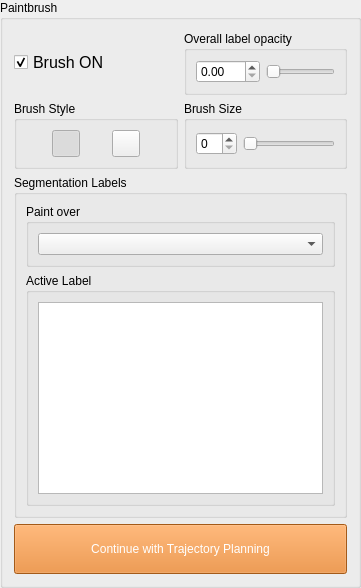
    <widget class="QGroupBox" name="groupBox_paintbrush_3d">
     <property name="title">
      <string>Paintbrush</string>
     </property>
     <layout class="QGridLayout" name="gridLayout_18" columnstretch="1,1">
      <item row="1" column="0">
       <widget class="QGroupBox" name="groupBox_14">
        <property name="title">
         <string>Brush Style</string>
        </property>
        <layout class="QGridLayout" name="gridLayout_12">
         <item row="0" column="0">
          <widget class="QToolButton" name="paint_square">
           <property name="toolTip">
            <string>Use a square brush.</string>
           </property>
           <property name="text">
            <string/>
           </property>
           <property name="icon">
            <iconset>
             <normaloff>Icons/mri/square.png</normaloff>Icons/mri/square.png</iconset>
           </property>
           <property name="iconSize">
            <size>
             <width>20</width>
             <height>20</height>
            </size>
           </property>
           <property name="checkable">
            <bool>true</bool>
           </property>
           <property name="checked">
            <bool>true</bool>
           </property>
           <property name="autoExclusive">
            <bool>false</bool>
           </property>
          </widget>
         </item>
         <item row="0" column="1">
          <widget class="QToolButton" name="paint_round">
           <property name="enabled">
            <bool>true</bool>
           </property>
           <property name="toolTip">
            <string>Use a round brush.</string>
           </property>
           <property name="text">
            <string/>
           </property>
           <property name="icon">
            <iconset>
             <normaloff>Icons/mri/circle.png</normaloff>Icons/mri/circle.png</iconset>
           </property>
           <property name="iconSize">
            <size>
             <width>20</width>
             <height>20</height>
            </size>
           </property>
           <property name="checkable">
            <bool>true</bool>
           </property>
           <property name="autoExclusive">
            <bool>false</bool>
           </property>
          </widget>
         </item>
        </layout>
       </widget>
      </item>
      <item row="0" column="1">
       <widget class="QGroupBox" name="groupBox_20">
        <property name="title">
         <string>Overall label opacity</string>
        </property>
        <layout class="QGridLayout" name="gridLayout_16">
         <item row="0" column="0">
          <widget class="QDoubleSpinBox" name="doubleSpinBox_labelOcc3d">
           <property name="maximumSize">
            <size>
             <width>16777215</width>
             <height>30</height>
            </size>
           </property>
           <property name="toolTip">
            <string>Opacity of the segmentation label overlay (0 = invisible, 1 = fully opaque); linked to the slider below.</string>
           </property>
           <property name="frame">
            <bool>true</bool>
           </property>
           <property name="buttonSymbols">
            <enum>QAbstractSpinBox::UpDownArrows</enum>
           </property>
           <property name="maximum">
            <double>105.000000000000000</double>
           </property>
           <property name="singleStep">
            <double>0.050000000000000</double>
           </property>
          </widget>
         </item>
         <item row="0" column="1">
          <widget class="QSlider" name="sizeSlider_labelOcc3d">
           <property name="toolTip">
            <string>Drag to adjust the segmentation label overlay's opacity; linked to the spin box above.</string>
           </property>
           <property name="maximum">
            <number>600</number>
           </property>
           <property name="singleStep">
            <number>1</number>
           </property>
           <property name="pageStep">
            <number>1</number>
           </property>
           <property name="value">
            <number>0</number>
           </property>
           <property name="orientation">
            <enum>Qt::Horizontal</enum>
           </property>
          </widget>
         </item>
        </layout>
       </widget>
      </item>
      <item row="4" column="0" colspan="2">
       <widget class="QPushButton" name="pushButton_paint_done">
        <property name="minimumSize">
         <size>
          <width>0</width>
          <height>50</height>
         </size>
        </property>
        <property name="toolTip">
         <string>Finish painting and continue on to trajectory planning.</string>
        </property>
        <property name="styleSheet">
         <string notr="true"> QPushButton { background-color: #e67e22; color: white; } QPushButton:disabled { background-color: #a9713f; color: #cccccc; }</string>
        </property>
        <property name="text">
         <string>Continue with Trajectory Planning</string>
        </property>
       </widget>
      </item>
      <item row="1" column="1">
       <widget class="QGroupBox" name="groupBox_15">
        <property name="title">
         <string>Brush Size</string>
        </property>
        <layout class="QGridLayout" name="gridLayout_13">
         <item row="0" column="0">
          <widget class="QDoubleSpinBox" name="brush_size3d">
           <property name="maximumSize">
            <size>
             <width>16777215</width>
             <height>30</height>
            </size>
           </property>
           <property name="toolTip">
            <string>Diameter of the paintbrush, in pixels; linked to the slider below.</string>
           </property>
           <property name="wrapping">
            <bool>false</bool>
           </property>
           <property name="frame">
            <bool>true</bool>
           </property>
           <property name="buttonSymbols">
            <enum>QAbstractSpinBox::UpDownArrows</enum>
           </property>
           <property name="decimals">
            <number>0</number>
           </property>
           <property name="maximum">
            <double>40.000000000000000</double>
           </property>
           <property name="singleStep">
            <double>1.000000000000000</double>
           </property>
          </widget>
         </item>
         <item row="0" column="1">
          <widget class="QSlider" name="brush_sizeSlider3d">
           <property name="toolTip">
            <string>Drag to adjust the paintbrush diameter; linked to the spin box above.</string>
           </property>
           <property name="maximum">
            <number>600</number>
           </property>
           <property name="singleStep">
            <number>1</number>
           </property>
           <property name="pageStep">
            <number>1</number>
           </property>
           <property name="value">
            <number>0</number>
           </property>
           <property name="orientation">
            <enum>Qt::Horizontal</enum>
           </property>
          </widget>
         </item>
        </layout>
       </widget>
      </item>
      <item row="0" column="0">
       <widget class="QCheckBox" name="checkBox_Brush">
        <property name="enabled">
         <bool>true</bool>
        </property>
        <property name="maximumSize">
         <size>
          <width>16777215</width>
          <height>16777215</height>
         </size>
        </property>
        <property name="font">
         <font>
          <pointsize>12</pointsize>
          <bold>false</bold>
         </font>
        </property>
        <property name="text">
         <string>Brush ON</string>
        </property>
        <property name="iconSize">
         <size>
          <width>16</width>
          <height>16</height>
         </size>
        </property>
        <property name="checked">
         <bool>true</bool>
        </property>
       </widget>
      </item>
      <item row="3" column="0" colspan="2">
       <widget class="QGroupBox" name="groupBox_18">
        <property name="maximumSize">
         <size>
          <width>16777215</width>
          <height>16777215</height>
         </size>
        </property>
        <property name="title">
         <string>Segmentation Labels</string>
        </property>
        <layout class="QGridLayout" name="gridLayout_10">
         <item row="0" column="0">
          <widget class="QGroupBox" name="groupBox_19">
           <property name="title">
            <string>Paint over</string>
           </property>
           <layout class="QGridLayout" name="gridLayout_11">
            <item row="0" column="0">
             <widget class="QComboBox" name="comboBox_paintOver">
              <property name="toolTip">
               <string>Restrict new brush strokes to only overwrite pixels currently assigned to this label (or paint over all/none).</string>
              </property>
             </widget>
            </item>
           </layout>
          </widget>
         </item>
         <item row="1" column="0">
          <widget class="QGroupBox" name="groupBox_50">
           <property name="title">
            <string>Active Label</string>
           </property>
           <layout class="QGridLayout" name="gridLayout_15">
            <item row="0" column="0">
             <widget class="QTableWidget" name="tableWidget_labels3D">
              <property name="verticalScrollBarPolicy">
               <enum>Qt::ScrollBarAsNeeded</enum>
              </property>
              <property name="horizontalScrollBarPolicy">
               <enum>Qt::ScrollBarAsNeeded</enum>
              </property>
              <property name="sizeAdjustPolicy">
               <enum>QAbstractScrollArea::AdjustIgnored</enum>
              </property>
              <property name="selectionBehavior">
               <enum>QAbstractItemView::SelectRows</enum>
              </property>
              <attribute name="horizontalHeaderVisible">
               <bool>false</bool>
              </attribute>
              <attribute name="horizontalHeaderMinimumSectionSize">
               <number>23</number>
              </attribute>
              <attribute name="horizontalHeaderDefaultSectionSize">
               <number>51</number>
              </attribute>
              <attribute name="verticalHeaderVisible">
               <bool>false</bool>
              </attribute>
              <attribute name="verticalHeaderDefaultSectionSize">
               <number>25</number>
              </attribute>
              <column>
               <property name="text">
                <string>Idx</string>
               </property>
              </column>
              <column>
               <property name="text">
                <string>Color</string>
               </property>
              </column>
              <column>
               <property name="text">
                <string>Label</string>
               </property>
              </column>
             </widget>
            </item>
           </layout>
          </widget>
         </item>
        </layout>
       </widget>
      </item>
     </layout>
    </widget>
